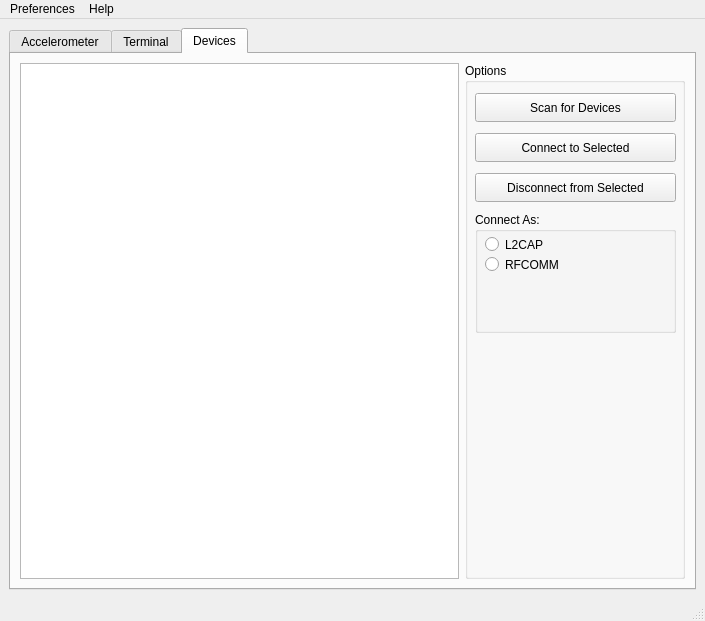
<ui version="4.0" >
 <class>MainWindow</class>
 <widget class="QMainWindow" name="MainWindow" >
  <property name="geometry" >
   <rect>
    <x>0</x>
    <y>0</y>
    <width>705</width>
    <height>621</height>
   </rect>
  </property>
  <property name="windowTitle" >
   <string>MainWindow</string>
  </property>
  <widget class="QWidget" name="centralwidget" >
   <layout class="QHBoxLayout" >
    <item>
     <widget class="QTabWidget" name="Tabs" >
      <property name="currentIndex" >
       <number>2</number>
      </property>
      <widget class="QWidget" name="AccelTab" >
       <attribute name="title" >
        <string>Accelerometer</string>
       </attribute>
       <widget class="QLCDNumber" name="lcdNumber" >
        <property name="geometry" >
         <rect>
          <x>10</x>
          <y>20</y>
          <width>91</width>
          <height>41</height>
         </rect>
        </property>
        <property name="font" >
         <font>
          <pointsize>12</pointsize>
         </font>
        </property>
        <property name="frameShadow" >
         <enum>QFrame::Plain</enum>
        </property>
        <property name="smallDecimalPoint" >
         <bool>true</bool>
        </property>
        <property name="segmentStyle" >
         <enum>QLCDNumber::Flat</enum>
        </property>
       </widget>
       <widget class="QLCDNumber" name="lcdNumber_2" >
        <property name="geometry" >
         <rect>
          <x>10</x>
          <y>70</y>
          <width>91</width>
          <height>41</height>
         </rect>
        </property>
        <property name="font" >
         <font>
          <pointsize>12</pointsize>
         </font>
        </property>
        <property name="frameShadow" >
         <enum>QFrame::Plain</enum>
        </property>
        <property name="smallDecimalPoint" >
         <bool>true</bool>
        </property>
        <property name="segmentStyle" >
         <enum>QLCDNumber::Flat</enum>
        </property>
       </widget>
       <widget class="QLCDNumber" name="lcdNumber_3" >
        <property name="geometry" >
         <rect>
          <x>10</x>
          <y>120</y>
          <width>91</width>
          <height>41</height>
         </rect>
        </property>
        <property name="font" >
         <font>
          <pointsize>12</pointsize>
         </font>
        </property>
        <property name="frameShadow" >
         <enum>QFrame::Plain</enum>
        </property>
        <property name="smallDecimalPoint" >
         <bool>true</bool>
        </property>
        <property name="segmentStyle" >
         <enum>QLCDNumber::Flat</enum>
        </property>
       </widget>
       <widget class="QLabel" name="label" >
        <property name="geometry" >
         <rect>
          <x>110</x>
          <y>30</y>
          <width>91</width>
          <height>24</height>
         </rect>
        </property>
        <property name="font" >
         <font>
          <pointsize>18</pointsize>
         </font>
        </property>
        <property name="text" >
         <string>X Axis</string>
        </property>
       </widget>
       <widget class="QLabel" name="label_2" >
        <property name="geometry" >
         <rect>
          <x>110</x>
          <y>80</y>
          <width>91</width>
          <height>24</height>
         </rect>
        </property>
        <property name="font" >
         <font>
          <pointsize>18</pointsize>
         </font>
        </property>
        <property name="text" >
         <string>Y Axis</string>
        </property>
       </widget>
       <widget class="QLabel" name="label_3" >
        <property name="geometry" >
         <rect>
          <x>110</x>
          <y>130</y>
          <width>91</width>
          <height>24</height>
         </rect>
        </property>
        <property name="font" >
         <font>
          <pointsize>18</pointsize>
         </font>
        </property>
        <property name="text" >
         <string>Z Axis</string>
        </property>
       </widget>
       <widget class="QGroupBox" name="groupBox" >
        <property name="geometry" >
         <rect>
          <x>210</x>
          <y>10</y>
          <width>311</width>
          <height>161</height>
         </rect>
        </property>
        <property name="title" >
         <string>Peak Accelerations</string>
        </property>
        <property name="checkable" >
         <bool>false</bool>
        </property>
        <widget class="QLCDNumber" name="lcdNumber_4" >
         <property name="geometry" >
          <rect>
           <x>20</x>
           <y>30</y>
           <width>61</width>
           <height>21</height>
          </rect>
         </property>
         <property name="font" >
          <font>
           <pointsize>12</pointsize>
          </font>
         </property>
         <property name="frameShadow" >
          <enum>QFrame::Plain</enum>
         </property>
         <property name="smallDecimalPoint" >
          <bool>true</bool>
         </property>
         <property name="segmentStyle" >
          <enum>QLCDNumber::Flat</enum>
         </property>
        </widget>
        <widget class="QLCDNumber" name="lcdNumber_6" >
         <property name="geometry" >
          <rect>
           <x>20</x>
           <y>60</y>
           <width>61</width>
           <height>21</height>
          </rect>
         </property>
         <property name="font" >
          <font>
           <pointsize>12</pointsize>
          </font>
         </property>
         <property name="frameShadow" >
          <enum>QFrame::Plain</enum>
         </property>
         <property name="smallDecimalPoint" >
          <bool>true</bool>
         </property>
         <property name="segmentStyle" >
          <enum>QLCDNumber::Flat</enum>
         </property>
        </widget>
        <widget class="QLCDNumber" name="lcdNumber_7" >
         <property name="geometry" >
          <rect>
           <x>20</x>
           <y>90</y>
           <width>61</width>
           <height>21</height>
          </rect>
         </property>
         <property name="font" >
          <font>
           <pointsize>12</pointsize>
          </font>
         </property>
         <property name="frameShadow" >
          <enum>QFrame::Plain</enum>
         </property>
         <property name="smallDecimalPoint" >
          <bool>true</bool>
         </property>
         <property name="segmentStyle" >
          <enum>QLCDNumber::Flat</enum>
         </property>
        </widget>
        <widget class="QLabel" name="label_4" >
         <property name="geometry" >
          <rect>
           <x>90</x>
           <y>30</y>
           <width>81</width>
           <height>20</height>
          </rect>
         </property>
         <property name="text" >
          <string>X Axis Peak</string>
         </property>
        </widget>
        <widget class="QLabel" name="label_5" >
         <property name="geometry" >
          <rect>
           <x>90</x>
           <y>60</y>
           <width>81</width>
           <height>20</height>
          </rect>
         </property>
         <property name="text" >
          <string>Y Axis Peak</string>
         </property>
        </widget>
        <widget class="QLabel" name="label_6" >
         <property name="geometry" >
          <rect>
           <x>90</x>
           <y>90</y>
           <width>81</width>
           <height>20</height>
          </rect>
         </property>
         <property name="text" >
          <string>Z Axis Peak</string>
         </property>
        </widget>
        <widget class="QPushButton" name="pushButton" >
         <property name="geometry" >
          <rect>
           <x>180</x>
           <y>30</y>
           <width>121</width>
           <height>29</height>
          </rect>
         </property>
         <property name="text" >
          <string>Clear Peaks</string>
         </property>
        </widget>
        <widget class="QPushButton" name="pushButton_2" >
         <property name="geometry" >
          <rect>
           <x>20</x>
           <y>120</y>
           <width>281</width>
           <height>29</height>
          </rect>
         </property>
         <property name="text" >
          <string>Record Peaks</string>
         </property>
         <property name="checkable" >
          <bool>true</bool>
         </property>
        </widget>
        <widget class="QPushButton" name="pushButton_3" >
         <property name="geometry" >
          <rect>
           <x>180</x>
           <y>70</y>
           <width>121</width>
           <height>29</height>
          </rect>
         </property>
         <property name="text" >
          <string>Save Peaks</string>
         </property>
        </widget>
       </widget>
      </widget>
      <widget class="QWidget" name="TermTab" >
       <attribute name="title" >
        <string>Terminal</string>
       </attribute>
       <layout class="QVBoxLayout" >
        <item>
         <widget class="QTextEdit" name="TermEdit" >
          <property name="enabled" >
           <bool>false</bool>
          </property>
          <property name="frameShape" >
           <enum>QFrame::WinPanel</enum>
          </property>
          <property name="frameShadow" >
           <enum>QFrame::Sunken</enum>
          </property>
         </widget>
        </item>
        <item>
         <layout class="QHBoxLayout" >
          <item>
           <widget class="QLineEdit" name="lineEdit" />
          </item>
          <item>
           <widget class="QPushButton" name="pushButton_4" >
            <property name="text" >
             <string>Send</string>
            </property>
            <property name="checkable" >
             <bool>true</bool>
            </property>
            <property name="checked" >
             <bool>true</bool>
            </property>
           </widget>
          </item>
         </layout>
        </item>
       </layout>
      </widget>
      <widget class="QWidget" name="DevTab" >
       <attribute name="title" >
        <string>Devices</string>
       </attribute>
       <layout class="QHBoxLayout" >
        <item>
         <widget class="QListView" name="listView" >
          <property name="sizePolicy" >
           <sizepolicy vsizetype="Expanding" hsizetype="Expanding" >
            <horstretch>2</horstretch>
            <verstretch>0</verstretch>
           </sizepolicy>
          </property>
         </widget>
        </item>
        <item>
         <widget class="QGroupBox" name="groupBox_2" >
          <property name="sizePolicy" >
           <sizepolicy vsizetype="Preferred" hsizetype="Preferred" >
            <horstretch>1</horstretch>
            <verstretch>0</verstretch>
           </sizepolicy>
          </property>
          <property name="minimumSize" >
           <size>
            <width>10</width>
            <height>0</height>
           </size>
          </property>
          <property name="title" >
           <string>Options</string>
          </property>
          <widget class="QPushButton" name="pushButton_5" >
           <property name="geometry" >
            <rect>
             <x>10</x>
             <y>30</y>
             <width>201</width>
             <height>29</height>
            </rect>
           </property>
           <property name="text" >
            <string>Scan for Devices</string>
           </property>
           <property name="checkable" >
            <bool>true</bool>
           </property>
          </widget>
          <widget class="QPushButton" name="pushButton_6" >
           <property name="geometry" >
            <rect>
             <x>10</x>
             <y>70</y>
             <width>201</width>
             <height>29</height>
            </rect>
           </property>
           <property name="text" >
            <string>Connect to Selected</string>
           </property>
          </widget>
          <widget class="QPushButton" name="pushButton_7" >
           <property name="geometry" >
            <rect>
             <x>10</x>
             <y>110</y>
             <width>201</width>
             <height>29</height>
            </rect>
           </property>
           <property name="text" >
            <string>Disconnect from Selected</string>
           </property>
          </widget>
          <widget class="QGroupBox" name="groupBox_3" >
           <property name="geometry" >
            <rect>
             <x>10</x>
             <y>149</y>
             <width>201</width>
             <height>121</height>
            </rect>
           </property>
           <property name="title" >
            <string>Connect As:</string>
           </property>
           <widget class="QRadioButton" name="radioButton" >
            <property name="geometry" >
             <rect>
              <x>10</x>
              <y>20</y>
              <width>102</width>
              <height>25</height>
             </rect>
            </property>
            <property name="text" >
             <string>L2CAP</string>
            </property>
           </widget>
           <widget class="QRadioButton" name="radioButton_2" >
            <property name="geometry" >
             <rect>
              <x>10</x>
              <y>40</y>
              <width>102</width>
              <height>25</height>
             </rect>
            </property>
            <property name="text" >
             <string>RFCOMM</string>
            </property>
           </widget>
          </widget>
         </widget>
        </item>
       </layout>
      </widget>
     </widget>
    </item>
   </layout>
  </widget>
  <widget class="QStatusBar" name="statusbar" />
  <widget class="QMenuBar" name="menubar" >
   <property name="geometry" >
    <rect>
     <x>0</x>
     <y>0</y>
     <width>705</width>
     <height>31</height>
    </rect>
   </property>
   <widget class="QMenu" name="menuPreferences" >
    <property name="title" >
     <string>Preferences</string>
    </property>
   </widget>
   <widget class="QMenu" name="menuHelp" >
    <property name="title" >
     <string>Help</string>
    </property>
    <addaction name="actionAbout" />
    <addaction name="actionNo_Help_Here" />
   </widget>
   <addaction name="menuPreferences" />
   <addaction name="menuHelp" />
  </widget>
  <action name="actionDiscover_Devices" >
   <property name="text" >
    <string>Discover Devices</string>
   </property>
  </action>
  <action name="actionDisconnect" >
   <property name="text" >
    <string>Disconnect</string>
   </property>
  </action>
  <action name="actionAbout" >
   <property name="text" >
    <string>About</string>
   </property>
  </action>
  <action name="actionNo_Help_Here" >
   <property name="text" >
    <string>No Help Here</string>
   </property>
  </action>
 </widget>
 <resources/>
 <connections/>
</ui>
